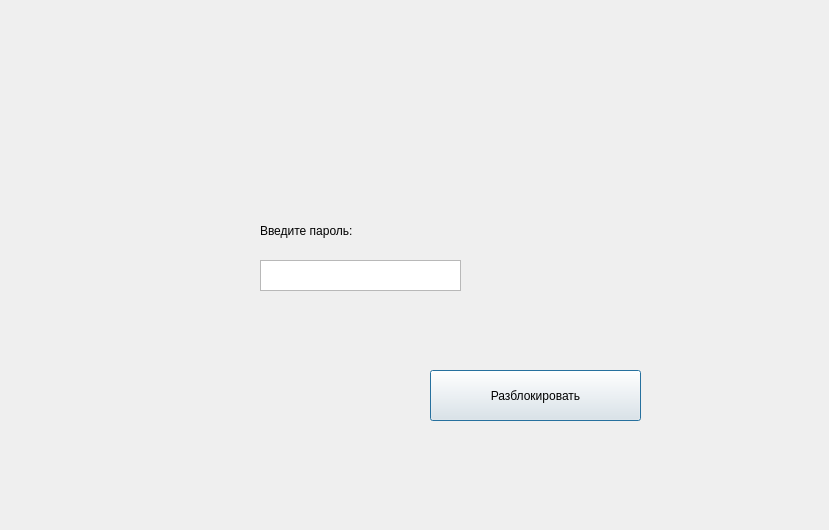
<?xml version="1.0" encoding="UTF-8"?>
<ui version="4.0">
 <class>UnlockBaseWindow</class>
 <widget class="QDialog" name="UnlockBaseWindow">
  <property name="geometry">
   <rect>
    <x>0</x>
    <y>0</y>
    <width>829</width>
    <height>530</height>
   </rect>
  </property>
  <property name="windowTitle">
   <string>Dialog</string>
  </property>
  <widget class="QLabel" name="label">
   <property name="geometry">
    <rect>
     <x>260</x>
     <y>210</y>
     <width>131</width>
     <height>41</height>
    </rect>
   </property>
   <property name="text">
    <string>Введите пароль:</string>
   </property>
  </widget>
  <widget class="QTextEdit" name="passwordEntryField">
   <property name="geometry">
    <rect>
     <x>260</x>
     <y>260</y>
     <width>201</width>
     <height>31</height>
    </rect>
   </property>
  </widget>
  <widget class="QPushButton" name="unlockBaseButton">
   <property name="geometry">
    <rect>
     <x>430</x>
     <y>370</y>
     <width>211</width>
     <height>51</height>
    </rect>
   </property>
   <property name="text">
    <string>Разблокировать</string>
   </property>
  </widget>
 </widget>
 <resources/>
 <connections/>
</ui>
